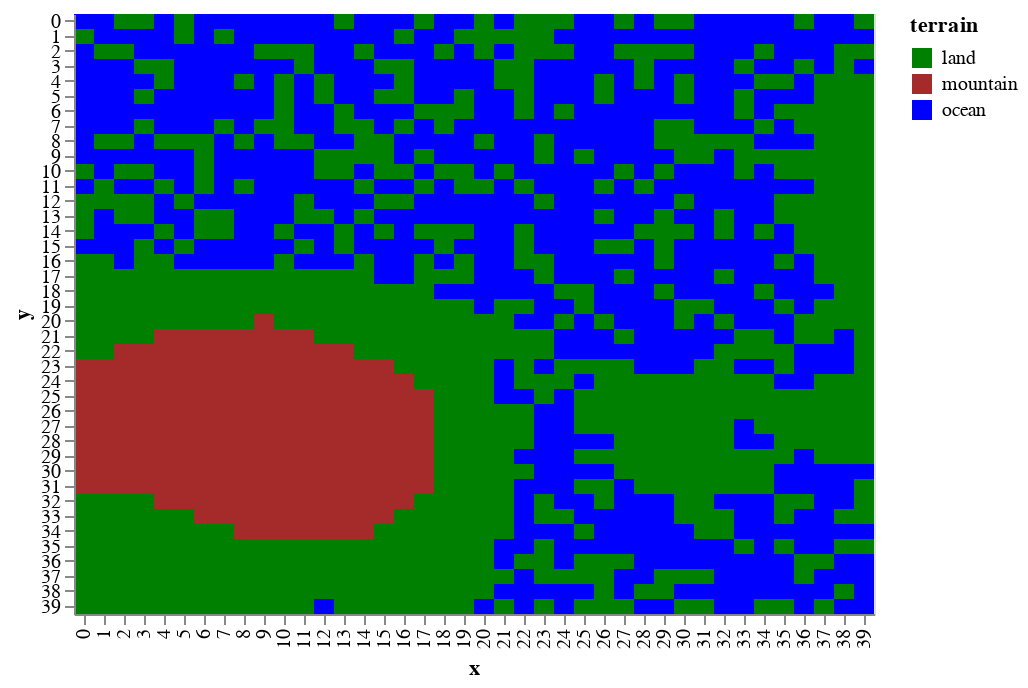

The notebook cell this image was saved under:
### Markdown cell above
If the oceans were to come in at `heignt == 0` then you can assume that lower terrain is _under water_

### Code cell
draw.drawTerrainTypes(world.grid_elevation,world.landscape)

### Figure 1 — Vega-Lite specification as saved in the notebook (floating-point values rounded to 4 significant figures; data arrays with more than 128 entries replaced by an {"elided": "..."} marker saying what was removed)
{"$schema": "https://vega.github.io/schema/vega-lite/v2.6.0.json", "config": {"view": {"height": 300, "width": 400}}, "data": {"name": "data-060965bc2f75101fdab79e163914b9b6"}, "datasets": {"data-060965bc2f75101fdab79e163914b9b6": {"elided": "1600 records"}}, "encoding": {"color": {"field": "terrain", "scale": {"domain": ["land", "mountain", "ocean"], "range": ["green", "brown", "blue"]}, "type": "nominal"}, "x": {"field": "x", "type": "ordinal"}, "y": {"field": "y", "type": "ordinal"}}, "mark": "rect"}
